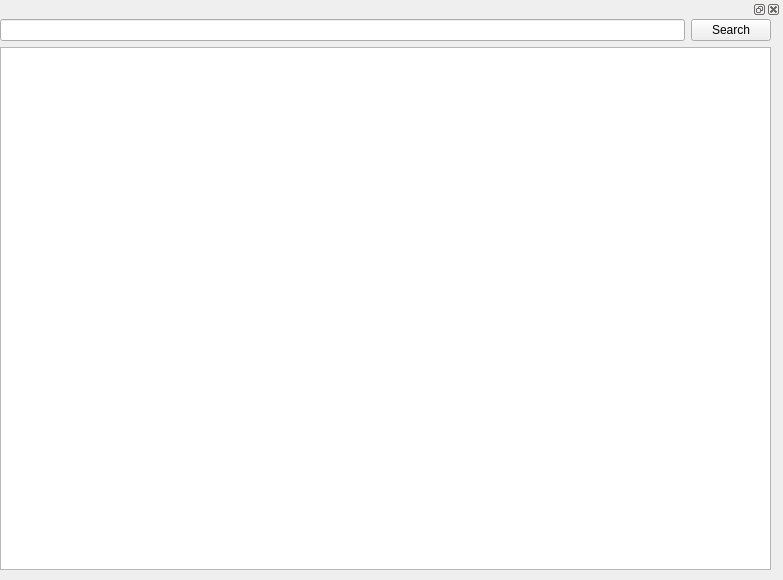
<?xml version="1.0" encoding="UTF-8"?>
<ui version="4.0">
 <class>Form</class>
 <widget class="QWidget" name="Form">
  <property name="geometry">
   <rect>
    <x>0</x>
    <y>0</y>
    <width>783</width>
    <height>580</height>
   </rect>
  </property>
  <property name="windowTitle">
   <string>Form</string>
  </property>
  <widget class="QDockWidget" name="dockWidget">
   <property name="geometry">
    <rect>
     <x>0</x>
     <y>0</y>
     <width>781</width>
     <height>571</height>
    </rect>
   </property>
   <widget class="QWidget" name="dockWidgetContents">
    <widget class="QWidget" name="Item_search" native="true">
     <property name="geometry">
      <rect>
       <x>0</x>
       <y>0</y>
       <width>771</width>
       <height>551</height>
      </rect>
     </property>
     <layout class="QGridLayout" name="gridLayout">
      <item row="0" column="0">
       <widget class="QLineEdit" name="lineEdit_Search"/>
      </item>
      <item row="0" column="1">
       <widget class="QPushButton" name="btn_Search">
        <property name="text">
         <string>Search</string>
        </property>
       </widget>
      </item>
      <item row="1" column="0" colspan="2">
       <widget class="QTableWidget" name="tableWidget_Items"/>
      </item>
     </layout>
    </widget>
   </widget>
  </widget>
 </widget>
 <resources/>
 <connections/>
</ui>
